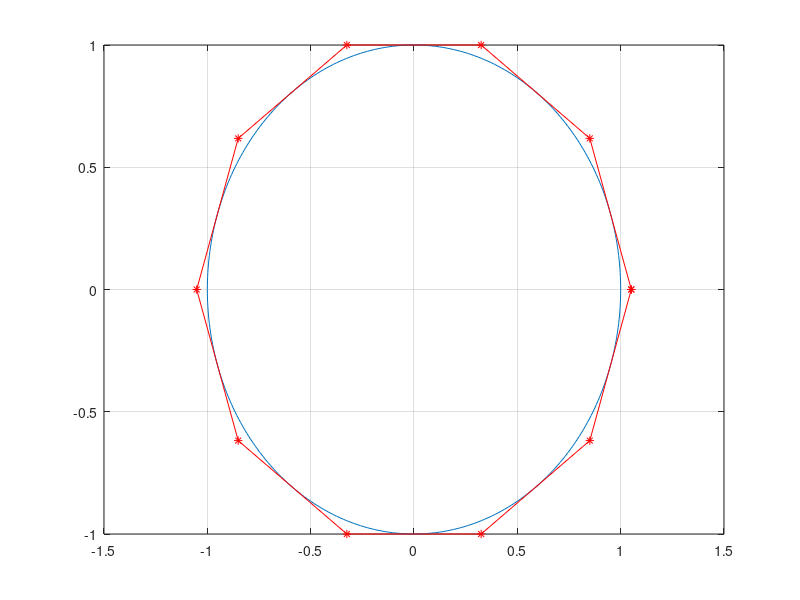

This chart was generated by the following MATLAB code:

NPol = 10;
Rvo = 1;

Rvo2 = Rvo*(1+(tan(pi/NPol)^2))^0.5;

TInner =0:2*pi/360:2*pi;
XInner = Rvo*cos(TInner);
YInner = Rvo*sin(TInner);

TOuter =0:2*pi/NPol:2*pi;
XOuter = Rvo2*cos(TOuter);
YOuter = Rvo2*sin(TOuter);

plot(XInner,YInner); hold on; grid on;
plot(XOuter,YOuter,'-*r')